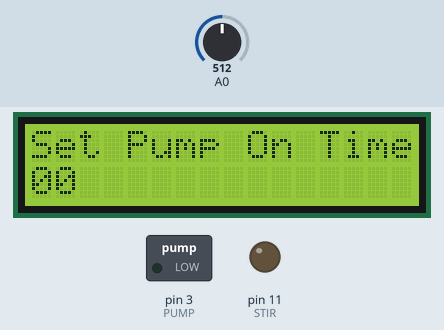
Simulated run of this sketch. Board: Arduino Uno, built with avr-gcc and run on an emulated ATmega328P. On the bench: 16×2 character LCD, switched loads named in the sketch (green lamp = pin HIGH), output pins drawn as LEDs (lit = HIGH). The inputs (shaded band) are chosen by the test bench; at power-on: A0 = 512. EEPROM starts erased.

Above: at 2.2 s.
2.3 s: A0 set to 306
At 2.88 s:
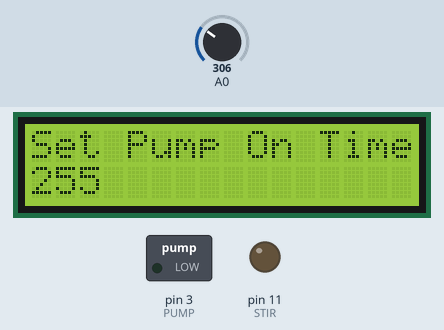
4.2 s: A0 set to 389
5.8 s: A0 set to 415
At 6.47 s:
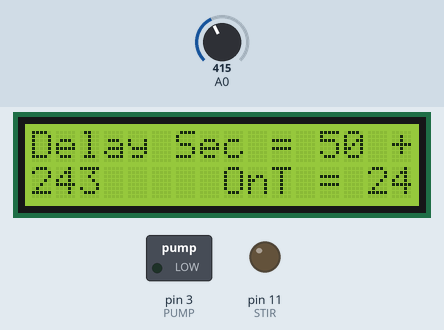
At 51.83 s:
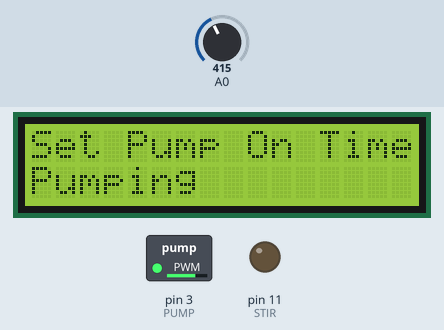
Timing chart, 0 to 53.1 s (numbered marks = the images above; inputs shaded):
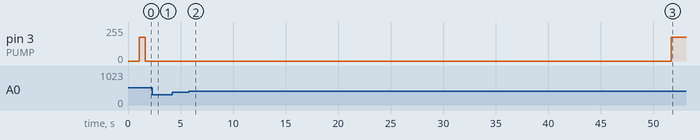

Measured:
- the behaviour switches between 399 and 400 on A0 (found by bisection; images 1 and 2)
- after the input at 5.8 s, pin 3 (PUMP): 0/255 → 180/255 after 45.9 s; the display: first differs from a run without the input after 0.54 s (image 2)

The sketch:

Autotopoff_33.ino
```cpp
// (licence header left out)
// Setup for LCD / Keypad shield See Documents
#include <LiquidCrystal.h>
#include <EEPROM.h>
const int pin_RS = 8;
const int pin_EN = 9;
const int pin_d4 = 4;
const int pin_d5 = 5;
const int pin_d6 = 6;
const int pin_d7 = 7;
const int pin_BL = 10;
LiquidCrystal lcd( pin_RS,  pin_EN,  pin_d4,  pin_d5,  pin_d6,  pin_d7);

// Keypad defines - input is analog with resistors to limit current/voltage
// Standard for LCD Keypad Shield

#define RIGHTVAL 60
#define RIGHT 0
#define UPVAL 200
#define UP 1
#define DOWNVAL 400
#define DOWN 2
#define LEFTVAL 600
#define LEFT 3
#define SELECTVAL 800
#define SELECT 4
#define DEBOUNCE 275

#define POT A1                // Pin to read potentiometer
#define PUMP 3                // Pin to turn on/off dosing pump can be pwm
#define STIR 11               // Pin to turn on/off stirrer can be pwm
#define SETTLE 90             // Number of minutes to let solution to settle
#define PERCONV 10.24         // Convert analog signal from pot to 0-100 value
#define SECPERDROP 3          // Run time of the pump - in this case 3 seconds for 1 drop
#define STIRTIME 1            // Stir time in minutes
#define PUMPPWM 180            // This is for a 3-5v dosing pump with 12v input, PWM lowers the voltage
#define STIRPWM 255           // I'm using a 5v stirrer so set to max, If you run the stirrer off 12v adjust pwm
#define OFF 0

#define KEY 123               // We test this to see if eeprom has been programmed on seconds and stir time
#define KEYADDR   0
#define ONSECADDR 1
#define STIRADDR  4

int stirtime;            // Changeable values store in eeprom

int potval;             // Raw potval Analog to Digital pot value
int potvalsecold;       // This is to test for pot rotation in seconds
int potvalsec;          // Pot Value converted to seconds
int retpopdelay;        // Popdelay returns values based on keypad press

unsigned long cumillis = millis();    // Setup millis counters
unsigned long mincounter=millis();
int animcounter=0;                    // Used to change animation on display
long pumptimer;

byte onseconds;
byte epromset;
long onmillis;
bool lock;

void setup()
{

  lock=true;
  // Set all the motor control pins to outputs
  pinMode(PUMP, OUTPUT);
  pinMode(STIR, OUTPUT);

  analogWrite(PUMP,OFF);                  // Turn off dosing pump
  analogWrite(STIR,OFF);                  // Turn off stirrer

  potval=analogRead(POT);                 // Read potentiometer
  potvalsec = abs(potval/PERCONV-100);    // Convert to seconds 0 to 100
  potvalsecold = potvalsec;               // Store value for later comparison

  lcd.begin(16, 2);
  lcd.setCursor(0,0);
  lcd.print(" Z's K Reactor ");
  delay(1000);
  checkeprom();                            //Check eprom to see if it has valid values first byte = 123
}

void loop()
{
  lcd.setCursor(0,1);
  lcd.print("Pumping   ");
  analogWrite(PUMP,PUMPPWM);
  onmillis=(long)onseconds*1000;
  popdelay(onmillis);
  //digitalWrite(PUMP,LOW);
  analogWrite(PUMP,0);
  lcd.setCursor(0,1);
  lcd.print("Pausing   ");
  if (potvalsec>0) popdelay((long)potvalsec*1000);
}


//**********************************************************
int GetKeyPress()
{
  int x;
   x = analogRead(0);
  if (x < RIGHTVAL) {
    delay(DEBOUNCE);
   return(RIGHT);
    }
     else if (x < UPVAL) {
      delay(DEBOUNCE);
      return(UP);
     }
      else if (x < DOWNVAL){
        delay(DEBOUNCE);
       return(DOWN);
      }
       else if (x < LEFTVAL){
        delay(DEBOUNCE);
        return(LEFT);
       }
       else if (x < SELECTVAL){
        delay(DEBOUNCE);
         return(SELECT);
       }
  return(-1); //nokeypress
} // EndFunc

//**************************************************************
//* Interuptible Delay
//*
int popdelay(unsigned long period)
{
  unsigned long curmillis;
  unsigned long endmillis;
  unsigned long loopcounter=0;
  curmillis=millis();
  endmillis=curmillis+period;
  int keypress;
    do {
     keypress=GetKeyPress();
     switch (keypress) {
        case SELECT:
          stir();
          break;
        case LEFT:
          SetPumpOnTime();
          break;
        case UP:
          break;
        case RIGHT:
        if (lock) { lock=false; }
          else {lock=true;}

          break;
     }
    curmillis=millis();
    if (!lock) potval=analogRead(POT);
    potvalsec = abs(potval/PERCONV-100);
    loopcounter++;
      // Check to see if pot moved or timer increased by 1 sec, if so update display
    if (curmillis > mincounter+1000){
        updatedisplay();
      }
      else if (potvalsec!=potvalsecold){
        potvalsecold=potvalsec;
        delay(100);           // short delay if pot value changed before displaying
        updatedisplay();
      }
    }while(endmillis > curmillis);
  return(-1);
}

//**********************************************************
//* Stir Timer Stir for Stirtime and then delay SETTLE minutes
//**********************************************************
void stir() {
  int countdownmin=STIRTIME;
  int countdownsec=0;
  digitalWrite(PUMP,LOW);
  digitalWrite(STIR,HIGH);
  // Turn on stirrer for STIRTIME

  lcd.setCursor(0,1);
  lcd.print("                ");
  lcd.setCursor(0,1);
  lcd.print("Stirring ");

    do {
      lcd.setCursor(9,1);
      if (countdownmin < 10) lcd.print("0");
      lcd.print(countdownmin); lcd.print(":");
      if (countdownsec < 10) lcd.print("0");
      lcd.print(countdownsec);
      countdownsec -= 1;
      if ((countdownsec < 0) && (countdownmin > 0)) {
        countdownmin -= 1;
        countdownsec=59;
      }
      delay(1000);
    }while ((countdownmin > 0) || (countdownsec > 0 ));
    //Turn off Stirrer
  digitalWrite(STIR,LOW);

  // Lets wait SETTLE  minutes so solution will settle
  countdownmin=SETTLE;
  countdownsec=0;
  digitalWrite(STIR,LOW);

  lcd.setCursor(0,1);
  lcd.print("                ");
  lcd.setCursor(0,1);
  lcd.print("Settling ");

    do {
      lcd.setCursor(9,1);
      if (countdownmin < 10) lcd.print("0");
      lcd.print(countdownmin); lcd.print(":");
      if (countdownsec < 10) lcd.print("0");
      lcd.print(countdownsec);
      countdownsec -= 1;
      if ((countdownsec < 0) && (countdownmin > 0)) {
        countdownmin -= 1;
        countdownsec=59;
      }
      delay(1000);
    }while ((countdownmin > 0) || (countdownsec > 0 ));

  // Turn Pump back on
  lcd.setCursor(0,1);
  lcd.print("                ");
  digitalWrite(PUMP,HIGH);
}


/***********************************************************************
*/
void updatedisplay() {

  lcd.setCursor(0,0);
  lcd.print("               ");
  lcd.setCursor(0,0);
  lcd.print("Delay Sec = ");
  if (potvalsec<10) lcd.print("0");
  lcd.print(potvalsec);
  lcd.print(" ");

  if (animcounter == 1) {
     lcd.print("+");
     animcounter = 0;
  }
  else {
    lcd.print("-");
    animcounter = 1;
  }
  //***** Display On time in seconds
  lcd.setCursor(8,1);
  lcd.print("               ");
  lcd.setCursor(8,1);
  lcd.print("OnT = ");
  if (onseconds <10 ) lcd.print("0");
  lcd.print(onseconds);
  mincounter=millis();   //reset minute timer

 }


/***********************************************************************
* Check EEprom to see if values have been set first byte should be 123
*/

void checkeprom() {
epromset=EEPROM.read(KEYADDR);
if (epromset == KEY) {
  onseconds = EEPROM.read(ONSECADDR);
  return;
}
EEPROM.write(KEYADDR,KEY);
EEPROM.write(ONSECADDR,SECPERDROP);
}


//**********************************************************
void SetPumpOnTime()
{
  int x = -1;
  lcd.setCursor(0,0);
  lcd.print("Set Pump On Time");
  lcd.setCursor(0,1); // second display line
  lcd.print("                "); //clear line 2
  lcd.setCursor(0,1);

  if (onseconds < 10) lcd.print("0");
  lcd.print(onseconds);
  do {
    do {
      x=GetKeyPress();
    } while(x==-1);

    if (x==UP) {
      onseconds++;
      if (onseconds > 30) onseconds=0;
    }
        if (x==DOWN) {
      onseconds--;
      if (onseconds == 0) onseconds=99;
    }
    lcd.setCursor(0,1);
    if(onseconds < 10) lcd.print(0);
    lcd.print(onseconds);
  }while (x!=LEFT);
  EEPROM.write(ONSECADDR,onseconds);
 }
```
